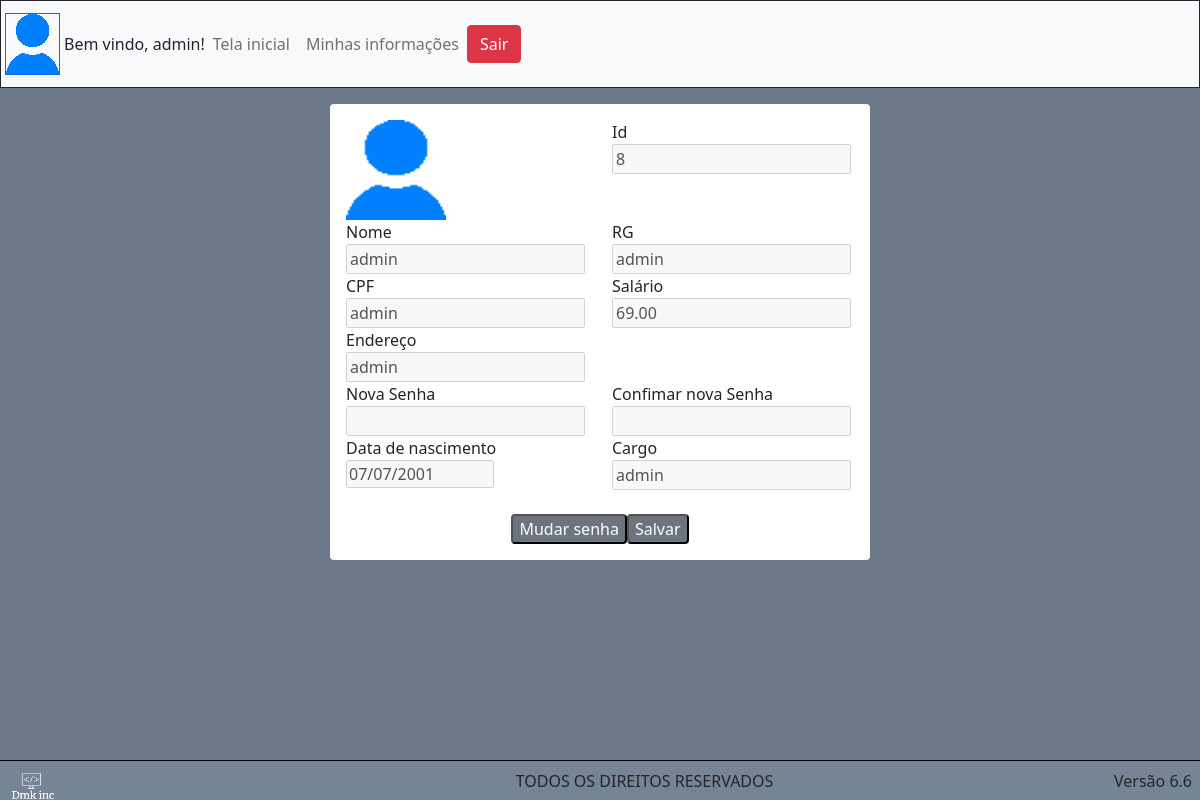
Screenshot of /userPanel.php (signed in) with the database file from the repository.
### tables this page shows
CREATE TABLE `tb_funcionario` (
  `id_funcionario` int(11) NOT NULL,
  `nm_funcionario` varchar(60) NOT NULL,
  `ds_rg` varchar(10) NOT NULL,
  `ds_cpf` varchar(15) NOT NULL,
  `vl_salario` decimal(10,2) NOT NULL,
  `ds_endereco` varchar(60) NOT NULL,
  `dt_nascimento` date NOT NULL,
  `ds_cargo` varchar(60) NOT NULL,
  `ds_senha` varchar(50) NOT NULL
);

### userPanel.php (the view, shortened to what this page needs)
<?php
	include_once 'php/connect.php';
                            $sql = "SELECT * FROM tb_funcionario WHERE id_funcionario = '". $_SESSION['u_id']. "'";
                            $dados = mysqli_query($conection, $sql);
                            $linha = mysqli_fetch_assoc($dados);
    include 'header.php'
?>
    <body class="container-inicial">
            <?php include 'nav.php' ?>
              <div class="d-flex justify-content-center bg-white mx-auto mt-3 rounded" style="width: 45vw;">
                <form class="m-3" method="POST" action="php/userEdit.php">
                    <div class="row">
                        <div class="col">
                            <img src="Images/default-user.png" width="100px" height="100px">
                        </div>
                        <div class="col">
                            <label for="idFunc">Id</label>
                            <input type="text" disabled id="idFunc" value="<?php echo $linha['id_funcionario']; ?>">
                        </div>
                    </div>
                    <div class="row">
                        <div class="col">
                            <label for="nomeFunc">Nome</label>
                            <input type="text" disabled id="1Func" name="name" value="<?php echo $linha['nm_funcionario']; ?>">
                        </div>
                        <div class="col">
                            <label for="rgFunc">RG</label></br>
                            <input type="text" disabled id="2Func" name="rg" value="<?php echo $linha['ds_rg']; ?>">
                        </div>
                    </div>
                    <div class="row">
                        <div class="col">
                            <label for="cpfFunc">CPF</label></br>
                            <input type="text" disabled id="3Func" name="cpf" value="<?php echo $linha['ds_cpf']; ?>">
                        </div>
                        <div class="col">
                            <label for="salFunc">Salário</label></br>
                            <input type="number" step="0.01" disabled id="4Func" name="salario" value="<?php echo $linha['vl_salario']; ?>">
                        </div>
                    </div>
                    <div class="row">
                        <div class="col">
                            <label for="endFunc">Endereço</label></br>
                            <input type="text" disabled id="5Func" name="endereco" value="<?php echo $linha['ds_endereco']; ?>">
                        </div>
                    </div>
                    <div class="row">
                        <div class="col">
                            <label for="senha">Nova Senha</label></br>
                            <input type="password" disabled id="7Func" name="senha">
                        </div>
                        <div class="col">
                            <label for="senhaconfirm"> Confimar nova Senha </label>
                            <input type="password" disabled id="8Func" name="senhaconfirm">
                        </div>
                    </div>
                    <div class="row">
                        <div class="col">
                            <label for="nascFunc">Data de nascimento</label></br>
                            <input type="date" disabled id="9Func" name="dtNasc" value="<?php echo $linha['dt_nascimento']; ?>">
                        </div>
                        <div class="col">
                            <label for="cargoFunc">Cargo</label></br>
                            <input type="text" disabled id="10Func" value="<?php echo $linha['ds_cargo']; ?>">
                        </div>
                    </div>
                <div class="d-flex justify-content-center">
                    <button type="button" class="rounded bg-secondary text-white" onclick="editUserPanel()">Mudar senha</button>
                    <input type="submit" class="rounded bg-secondary text-white" name="submit" value="Salvar">
                </div>
                </form>
              </div>
    </body>
</html>

### Styles/main.css (style rules this page uses)
.container-inicial { width: 100%; height: 100vh; background: #6C7A89; }

### rows the page displays
tb_funcionario: id_funcionario "8", name "admin", rg "admin", cpf "admin", salario "69.00", endereco "admin", dtNasc "07/07/2001", ds_cargo "admin"

### other values shown
$_SESSION['u_user'] "admin"
